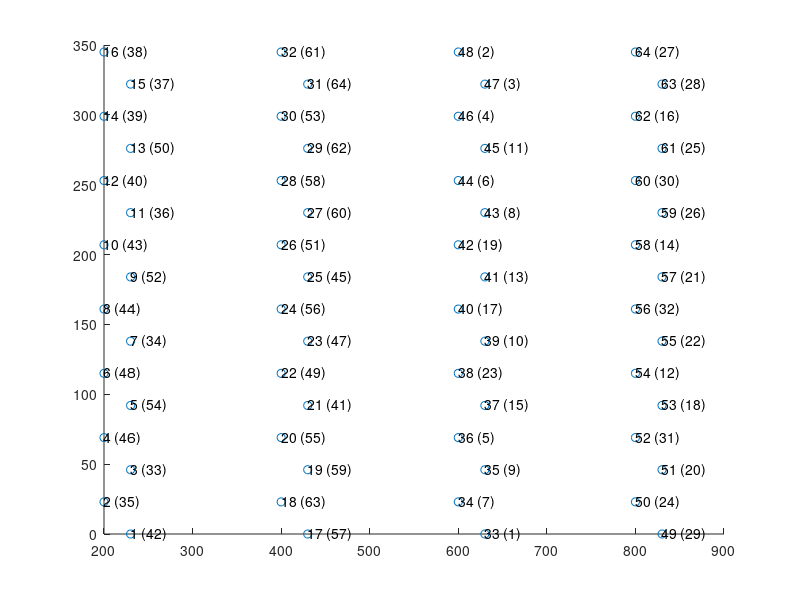

Recreate this plot in MATLAB. (Note: this script raises an error after producing the figure.)
%% GENERATE MAPS FOR KILOSORT

% The whole point of making channel maps is to link each channel in the
% physical layout of one probe to its corresponding CH_*.continous files 
% saved by openEphys software.

% siteLocations is the xy coordinates of recording channels ordered in 
% the probe physical layout. 
% channelNum_OpenEphys reflets the mapping relationship b/w the channel 
% number ordered in the probe physical layout and the channel number 
% ordered in openEphys software. 

% In the plot of each probe map, the circles reflect the physical layout of
% channels on the probe. The number associated with each circle is the
% channel number ordered in the probe physical map, whereas the number in
% the bracket is the corresponding channel number used in openEphys.
% Eg: for NeuronexusA4x16-Poly2, channel 1 in the probe physical layout 
% corresponds to 107_CH42.continuous in the openEphys files.

% After figuring out the mapping relationship b/w the probe physical layout and
% corresponding channel number used in openEphys, we generate parameters
% for kilosort. 

% xcoords and ycoords are the x and y coordinates for each channel in 
% the openEphys order.  
% kcoords is the shank number for each channel in the openEphys order.
% Eg: for NeuronexusA4x16-Poly2, channel 1 (107_CH1.continuous) in the
% openEphys corresponds to channel 33 in the physical layout, so xcoords(1)
% and ycoords(1) relefts the x and y coordinates for channel 33 in the
% physical map.

% QZ, July 05, 2020.


%% NeuronexusA4x16-Poly2, intan
channelNum_OpenEphys = [42, 35, 33, 46, 54, 48, 34, 44, 52, 43, 36, 40, 50, 39, 37, 38, 57, 63, 59, 55, 41, 49, 47, 56, 45, 51, 60, 58, 62, 53, 64, 61, 1, 7, 9, 5, 15, 23, 10, 17, 13, 19, 8, 6, 11, 4, 3, 2, 29, 24, 20, 31, 18, 12, 22, 32, 21, 14, 26, 30, 25, 16, 28, 27];

% get probe physical layout
shankSeparation = 200;
siteLocations = nan(16, 2); % start with one shank, then replicate after
siteLocations(2:2:16,:) = cat(2, zeros(8,1), (0:46:46*7)'+23); % first column of leftmost shank
siteLocations(1:2:15,:) = cat(2, ones(8,1)*30, (0:46:46*7)'); % second column of leftmost shank

siteLocations = repmat(siteLocations,4,1);
siteLocations(:,1) = siteLocations(:,1) + repelem(1:4,16)'.*shankSeparation;

% plot the probe channel map
figure;
scatter(siteLocations(:,1), siteLocations(:,2))
for i = 1:size(siteLocations,1)
    text(siteLocations(i,1), siteLocations(i,2), [num2str(i) ' (' num2str(channelNum_OpenEphys(i)) ')']) 
end


% save the channel map for kilosort
Nchannels = 64; 
connected = true(Nchannels, 1); 
chanMap = 1:Nchannels; 
chanMap0ind = chanMap - 1; 

xcoords = nan(Nchannels, 1);
ycoords = nan(Nchannels, 1);
kcoords = nan(Nchannels, 1);

for i = 1:Nchannels
    temp = find(channelNum_OpenEphys == i);
    xcoords(i) = siteLocations(temp, 1);
    ycoords(i) = siteLocations(temp, 2);
    
    if temp <= 16
        kcoords(i, 1) = 1;
    elseif temp <= 32
        kcoords(i, 1) = 2;
    elseif temp <= 48;
        kcoords(i, 1) = 3;
    else
        kcoords(i, 1) = 4;    
    end
end
fs = 30000; % sampling frequency


% probe BDFD // original mapping
save(fullfile(getenv('OBSDATADIR'), 'ephys', 'channelMaps', 'kilosort', 'BDFD.mat'), ...
    'chanMap','channelNum_OpenEphys','connected', 'xcoords', 'ycoords', 'kcoords', 'chanMap0ind', 'fs');

% probe BDFD // after right most shank broken
connected([27 16 30 14 32 12 31 24 28 25 26 21 22 18 20 29]) = false;
save(fullfile(getenv('OBSDATADIR'), 'ephys', 'channelMaps', 'kilosort', 'BDFD2.mat'), ...
    'chanMap','channelNum_OpenEphys','connected', 'xcoords', 'ycoords', 'kcoords', 'chanMap0ind', 'fs');



%% NeuronexusA1x32Poly3, intan

channelNum_OpenEphys = [1, 17, 8, 24, 16, 2, 29, 32, 7, 26, 3, 15, 21, 19, 11, 23, 14, 12, 28, 30, 6, 18, 9, 13, 22, 25, 5, 27, 10, 4, 31, 20];

% get probe physical layout
siteLocations = nan(32, 2);
siteLocations(4:3:31, :) = cat(2, ones(10,1)*-18, fliplr(12.5 : 25 : (12.5+25*9))'); % xy values for left column
siteLocations([1 2:3:32], :) = cat(2, zeros(12,1), fliplr(0 : 25 : (25*11))'); % xy values for right column
siteLocations(3:3:30, :) = cat(2, ones(10,1)*18, fliplr(12.5 : 25 : (12.5+25*9))'); % xy values for right column

% plot the probe channel map
figure;
scatter(siteLocations(:,1), siteLocations(:,2))
for i = 1:size(siteLocations,1)
    text(siteLocations(i,1), siteLocations(i,2), [num2str(i) ' (' num2str(channelNum_OpenEphys(i)) ')']) 
end

% save the channel map for kilosort
kcoords = ones(32, 1); % dim: Nchannels * 1; 
Nchannels = 32; 
connected = true(Nchannels, 1); 
chanMap = 1:Nchannels; 
chanMap0ind = chanMap - 1; 

xcoords = nan(Nchannels, 1);
ycoords = nan(Nchannels, 1);
for i = 1:Nchannels
    temp = find(channelNum_OpenEphys == i);
    xcoords(i) = siteLocations(temp, 1);
    ycoords(i) = siteLocations(temp, 2);
end
fs = 30000; % sampling frequency

% save the probe map for probe C6CE
save(fullfile(getenv('OBSDATADIR'), 'ephys', 'channelMaps', 'kilosort', 'C6CE.mat'), ...
    'chanMap','channelNum_OpenEphys','connected', 'xcoords', 'ycoords', 'kcoords', 'chanMap0ind', 'fs');

% save the probe map for probe D55F // nine sites defective?
connected([18 28 14 9 10 2 7 15 11]) = false;
save(fullfile(getenv('OBSDATADIR'), 'ephys', 'channelMaps', 'kilosort', 'D55F.mat'), ...
    'chanMap','channelNum_OpenEphys','connected', 'xcoords', 'ycoords', 'kcoords', 'chanMap0ind', 'fs');


%% openEphys_nonlinear32_poly2_neuronexus_mapping C858
 
channelNum_OpenEphys = [8, 24, 2, 29, 7, 26, 15, 21, 11, 23, 12, 28, 6, 18, 13, 22, 5, 27, 4, 31, 10, 20, 9, 25, 14, 30, 3, 19, 16, 32, 1, 17];

% get probe physical layout
y = [775+75:-25:75];

siteLocations = nan(32, 2);
for i = 1:32
    if mod(i, 2) == 1
        siteLocations(i, 1) = 43.3;
        siteLocations(i, 2) = y(i);
    else
        siteLocations(i, 1) = 0;
        siteLocations(i, 2) = y(i);
    end
end
        
% plot the probe channel map
figure;
scatter(siteLocations(:,1), siteLocations(:,2))
for i = 1:size(siteLocations,1)
    text(siteLocations(i,1), siteLocations(i,2), [num2str(i) ' (' num2str(channelNum_OpenEphys(i)) ')']) 
end

% save the channel map for kilosort
kcoords = ones(32, 1); % dim: Nchannels * 1; 
Nchannels = 32; 
connected = true(Nchannels, 1); 
chanMap = 1:Nchannels; 
chanMap0ind = chanMap - 1; 

xcoords = nan(Nchannels, 1);
ycoords = nan(Nchannels, 1);
for i = 1:Nchannels
    temp = find(channelNum_OpenEphys == i);
    xcoords(i) = siteLocations(temp, 1);
    ycoords(i) = siteLocations(temp, 2);
end
fs = 30000; % sampling frequency

% save the probe map for ASSY77 H2 probe
save(fullfile(getenv('OBSDATADIR'), 'ephys', 'channelMaps', 'kilosort', 'C858.mat'), ...
    'chanMap','channelNum_OpenEphys','connected', 'xcoords', 'ycoords', 'kcoords', 'chanMap0ind', 'fs')


%% NeuroCambridge ASSY-H2 (32 channel per shank*2)

channelNum_OpenEphys = [28 26 24 19 21 15 32 30 18 29 31 22 20 23 25 27 1 3 6 8 10 12 14 16 17 13 11 9 7 5 4 2 63 61 60 58 56 54 52 50 47 51 53 55 57 59 62 64 38 40 42 45 43 49 34 36 48 35 33 44 46 41 39 37];  
channelNum_OpenEphys_shank1 = [28 26 24 19 21 15 32 30 18 29 31 22 20 23 25 27 1 3 6 8 10 12 14 16 17 13 11 9 7 5 4 2 ];
channelNum_OpenEphys_shank2 = [63 61 60 58 56 54 52 50 47 51 53 55 57 59 62 64 38 40 42 45 43 49 34 36 48 35 33 44 46 41 39 37];

% get probe physical layout
shankSeparation = 250; % The left shank and right shank are separated by 250um.
y = [775:-25:0]'; % y coordinates for both shanks.
x = [ones(32, 1), repmat(1 + shankSeparation, 32, 1)]; % x coordinates for left shank and right shank.
sitaLocations_shank1 = [x(:, 1) y];
siteLocations_shank2 = [x(:, 2) y];
siteLocations = [sitaLocations_shank1; siteLocations_shank2]; % xy coordinates for both shanks. dim: Nchannels*Nshank

% plot the probe channel map
figure;
scatter(siteLocations(:,1), siteLocations(:,2))
for i = 1:size(siteLocations,1)
    text(siteLocations(i,1), siteLocations(i,2), [num2str(i) ' (' num2str(channelNum_OpenEphys(i)) ')']) 
end

% save the channel map for kilosort
kcoords = [ones(32, 1); repmat(2, 32, 1)]; % dim: Nchannels * 1; 
Nchannels = 64; 
connected = true(Nchannels, 1); 
chanMap = 1:Nchannels; 
chanMap0ind = chanMap - 1; 

xcoords = nan(Nchannels, 1);
ycoords = nan(Nchannels, 1);
for i = 1:Nchannels
    temp = find(channelNum_OpenEphys == i);
    xcoords(i) = siteLocations(temp, 1);
    ycoords(i) = siteLocations(temp, 2);
end
fs = 30000; % sampling frequency


% save the probe map for ASSY77 H2 probe
save(fullfile(getenv('OBSDATADIR'), 'ephys', 'channelMaps', 'kilosort', 'ASSY77.mat'), ...
    'chanMap','channelNum_OpenEphys','connected', 'xcoords', 'ycoords', 'kcoords', 'chanMap0ind', 'fs')








